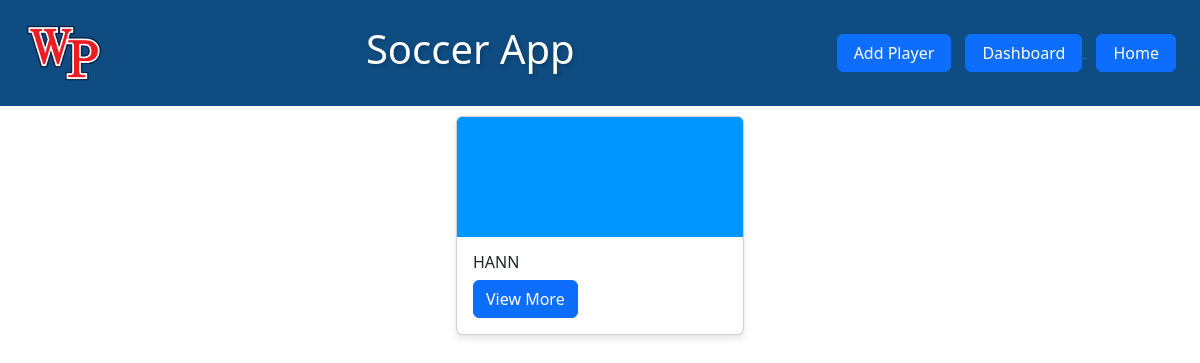
The app's page /playerhome/, older data.
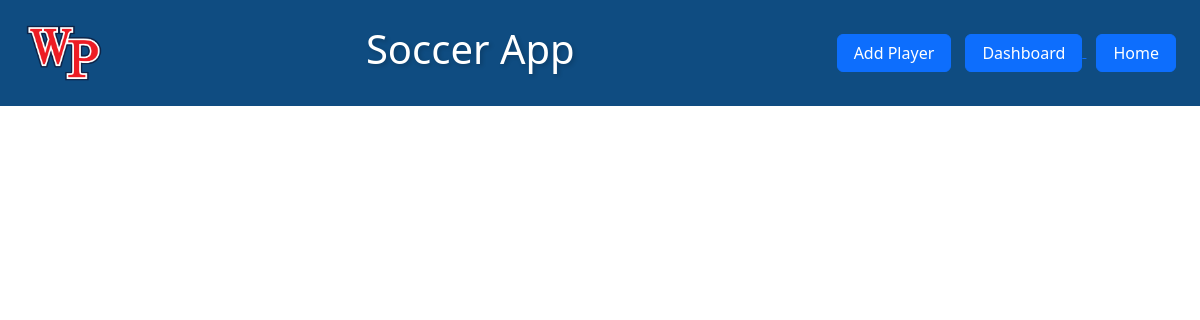
The same page, newer data.
### application/models.py (models this page shows, shortened)
class Player(models.Model):
    name = models.CharField(max_length=100)
    user = models.ForeignKey(User, on_delete=models.CASCADE)
    def total_goals(self):
        return self.playergamestats_set.aggregate(Sum('goals'))['goals__sum'] or 0
    def total_assists(self):
        return self.playergamestats_set.aggregate(Sum('assists'))['assists__sum'] or 0
    def total_completed_passes(self):
        return self.playergamestats_set.aggregate(Sum('completed_passes'))['completed_passes__sum'] or 0
    def total_total_passes(self):
        return self.playergamestats_set.aggregate(Sum('total_passes'))['total_passes__sum'] or 0
    def total_turnovers(self):
        return self.playergamestats_set.aggregate(Sum('turnovers'))['turnovers__sum'] or 0
    def total_saves(self):
        return self.playergamestats_set.aggregate(Sum('saves'))['saves__sum'] or 0
    def total_clean_sheets(self):
        return self.playergamestats_set.aggregate(Sum('clean_sheets'))['clean_sheets__sum'] or 0
    def total_yellow_cards(self):
        return self.playergamestats_set.aggregate(Sum('yellow_cards'))['yellow_cards__sum'] or 0
    def total_red_cards(self):
        return self.playergamestats_set.aggregate(Sum('red_cards'))['red_cards__sum'] or 0

### application/views.py (the view)
# urls.py: path("playerhome/", views.playerhome, name='playerhome'),
def playerhome(request):
    players = Player.objects.all()
    form = PlayerForm()
    context = {
        'players': players,
        'form': form
    }
    return render(request, 'player.html', context)

### application/templates/player.html (shortened to what this page needs)
{%load static%}
<!DOCTYPE html>
<html lang="en">
<head>
    <link rel="stylesheet" href="{% static 'k.css' %}">
    <link rel="stylesheet" href="{% static 'player.css' %}">
    <link href="https://cdn.jsdelivr.net/npm/bootstrap@5.3.2/dist/css/bootstrap.min.css" rel="stylesheet">
</head>
<body>
    <header class="container-fluid flex-header" style="margin-bottom: 10px;">
        <a href="/" class="link-body-emphasis text-decoration-none">
             <img class="logo" src="{% static 'images/main.png' %}">
        </a>
        <h1>Soccer App</h1>
        <div>
            <button type="button" class="btn btn-primary px-3" data-bs-toggle="modal" data-bs-target="#addPlayerModal" style="width: auto; padding-left: 1rem; padding-right: 1rem; margin-left: 1rem;">
                Add Player
            </button>
            <a href="{%url 'dash'%}">
                <button type="button" class="btn btn-primary px-3" style="width: auto; padding-left: 1rem; padding-right: 1rem; margin-left: 10px;">
                    Dashboard
                </button>
            </a>
            <a href="{%url 'home'%}">
                <button type="button" class="btn btn-primary px-3" style="width: auto; padding-left: 1rem; padding-right: 1rem; margin-left: 10px;">
                    Home
                </button>
            </a>
        </div>
    </header>
        <div class="player-page-container" style="
            padding-left: 20px;
            padding-right: 20px;
            width: 100%;
            height: 100%;
            display: flex;
            flex-direction: row;
            justify-content: space-around;
            flex-wrap: wrap;"
            >
            {% for player in players %}
            <section>
                <div class="card" style="width: 18rem; margin-bottom: 20px;">
                    <img class="custom-img-height" style="height: 10vw; min-height: 10vw; object-fit: cover;"
         src="{% static 'images/bright-blue-color-solid-background-1920x1080 (1).png' %}" alt="Card image cap">
                    <div class="card-body">
                        <h5 class="card-title">{{ player.name }}</h5>
                        <button href="#" class="btn btn-primary" data-bs-toggle="modal" data-bs-target="#playerInfoModal{{ player.id }}">
                        View More
                        </button>
                    </div>
                </div>
            </section>
            {% endfor %}
        </div>
</body>
</html>

### application/static/k.css (style rules this page uses)
body { font-family: Arial, sans-serif; margin: 0; background-color: #f4f4f4; }
* { box-sizing: border-box; }
body, .container-fluid { margin: 0; padding: 0; }
header { background-color: #0f4c81; padding: 1.5rem 1.5rem !important; }
.flex-header { display: flex; justify-content: space-between; align-items: center; padding: 0 15px; flex-wrap: wrap; }
.flex-header { background-color: #0f4c81; color: #ffffff; padding: 10px 0; }
.btn-primary { background-color: #0077b6; }
.logo { max-width: 80px; width: 100%; height: auto; margin-right: 1rem; }
h1 { font-size: 1.8rem; color: #fff; margin: 0; text-shadow: 2px 2px 4px rgba(0, 0, 0, 0.2); }
.btn { padding: 0.25rem 0.5rem; font-size: 0.8rem; }

### application/static/player.css (style rules this page uses)
body { padding: 0; margin: 0; }

Row changes from the older to the newer data that the page shows:
removed Player: name "HANN"
